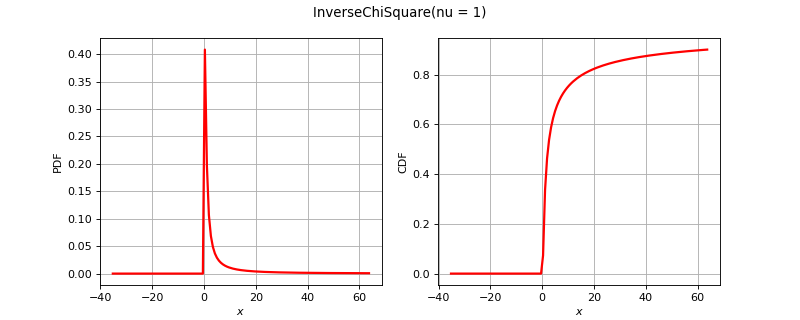

This chart was generated by the following Python code:
import openturns as ot
from matplotlib import pyplot as plt
from openturns.viewer import View
if ot.InverseChiSquare().__class__.__name__ == 'Bernoulli':
    distribution = ot.Bernoulli(0.7)
elif ot.InverseChiSquare().__class__.__name__ == 'Binomial':
    distribution = ot.Binomial(5, 0.2)
elif ot.InverseChiSquare().__class__.__name__ == 'Hypergeometric':
    distribution = ot.Hypergeometric(10, 4, 7)
elif ot.InverseChiSquare().__class__.__name__ == 'ComposedDistribution':
    copula = ot.IndependentCopula(2)
    marginals = [ot.Uniform(1.0, 2.0), ot.Normal(2.0, 3.0)]
    distribution = ot.ComposedDistribution(marginals, copula)
elif ot.InverseChiSquare().__class__.__name__ == 'CumulativeDistributionNetwork':
    coll = [ot.Normal(2),ot.Dirichlet([0.5, 1.0, 1.5])]
    distribution = ot.CumulativeDistributionNetwork(coll, ot.BipartiteGraph([[0,1], [0,1]]))
elif ot.InverseChiSquare().__class__.__name__ == 'Histogram':
    distribution = ot.Histogram([-1.0, 0.5, 1.0, 2.0], [0.45, 0.4, 0.15])
elif ot.InverseChiSquare().__class__.__name__ == 'KernelMixture':
    kernel = ot.Uniform()
    sample = ot.Normal().getSample(5)
    bandwith = [1.0]
    distribution = ot.KernelMixture(kernel, bandwith, sample)
elif ot.InverseChiSquare().__class__.__name__ == 'MaximumDistribution':
    coll = [ot.Uniform(2.5, 3.5), ot.LogUniform(1.0, 1.2), ot.Triangular(2.0, 3.0, 4.0)]
    distribution = ot.MaximumDistribution(coll)
elif ot.InverseChiSquare().__class__.__name__ == 'Multinomial':
    distribution = ot.Multinomial(5, [0.2])
elif ot.InverseChiSquare().__class__.__name__ == 'RandomMixture':
    coll = [ot.Triangular(0.0, 1.0, 5.0), ot.Uniform(-2.0, 2.0)]
    weights = [0.8, 0.2]
    cst = 3.0
    distribution = ot.RandomMixture(coll, weights, cst)
elif ot.InverseChiSquare().__class__.__name__ == 'TruncatedDistribution':
    distribution = ot.TruncatedDistribution(ot.Normal(2.0, 1.5), 1.0, 4.0)
elif ot.InverseChiSquare().__class__.__name__ == 'UserDefined':
    distribution = ot.UserDefined([[0.0], [1.0], [2.0]], [0.2, 0.7, 0.1])
elif ot.InverseChiSquare().__class__.__name__ == 'ZipfMandelbrot':
    distribution = ot.ZipfMandelbrot(10, 2.5, 0.3)
else:
    distribution = ot.InverseChiSquare()
dimension = distribution.getDimension()
title = str(distribution)[:100].split('\n')[0]
if dimension == 1:
    distribution.setDescription(['$x$'])
    pdf_graph = distribution.drawPDF()
    cdf_graph = distribution.drawCDF()
    fig = plt.figure(figsize=(10, 4))
    pdf_axis = fig.add_subplot(121)
    cdf_axis = fig.add_subplot(122)
    View(pdf_graph, figure=fig, axes=[pdf_axis], add_legend=False)
    View(cdf_graph, figure=fig, axes=[cdf_axis], add_legend=False)
    fig.suptitle(title)
elif dimension == 2:
    distribution.setDescription(['$x_1$', '$x_2$'])
    pdf_graph = distribution.drawPDF()
    pdf_graph.setTitle(title)
    fig = plt.figure(figsize=(10, 5))
    pdf_axis = fig.add_subplot(111)
    View(pdf_graph, figure=fig, axes=[pdf_axis], add_legend=False, square_axes=True)
